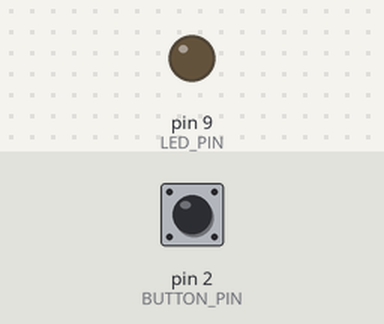
A sketch run on a simulated Arduino Uno, built with avr-gcc and run on an emulated ATmega328P. Parts: output pins drawn as LEDs (lit = HIGH). Inputs (shaded band) come from the test bench; at power-on: pin 2 (BUTTON_PIN) HIGH.

Above: at 1.2 s.
1.3 s: pin 2 (BUTTON_PIN) pulled LOW for 0.15 s
At 1.4 s:
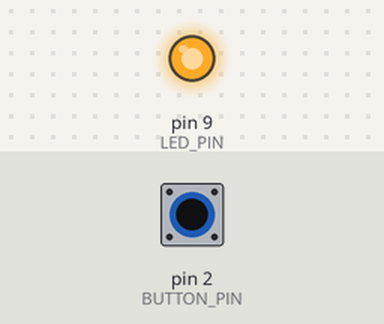
2.9 s: pin 2 (BUTTON_PIN) pulled LOW for 3.2 s
At 6.6 s:
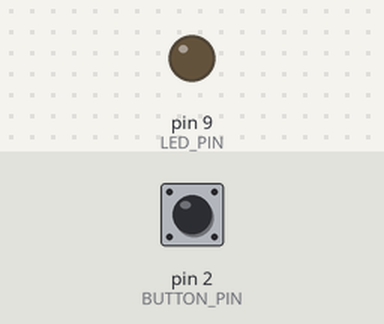
Timing chart, 0 to 8.1 s (numbered marks = the images above; inputs shaded):
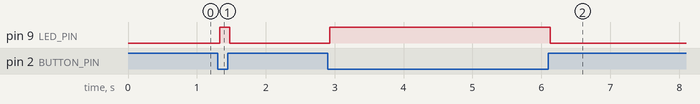

Measured:
- after the input at 1.3 s, pin 9 (LED_PIN): LOW → HIGH at once, → LOW 0.15 s later
- after the input at 2.9 s, pin 9 (LED_PIN): LOW → HIGH at once, → LOW 3.2 s later

The sketch:

button-led.ino
```cpp
// CircuitByte: button-controlled LED. Board: Arduino UNO R3.
// D2 -> momentary switch -> GND. D9 -> 330 ohm -> LED anode; cathode -> GND.
const byte BUTTON_PIN = 2;
const byte LED_PIN = 9;
bool rawLast = HIGH, stable = HIGH;
unsigned long changedAt = 0;
void setup() {
  pinMode(BUTTON_PIN, INPUT_PULLUP);
  pinMode(LED_PIN, OUTPUT);
  digitalWrite(LED_PIN, LOW);
}
void loop() {
  bool raw = digitalRead(BUTTON_PIN);
  if (raw != rawLast) { rawLast = raw; changedAt = millis(); }
  if (millis() - changedAt >= 30) stable = raw;
  digitalWrite(LED_PIN, stable == LOW ? HIGH : LOW);
}
```
